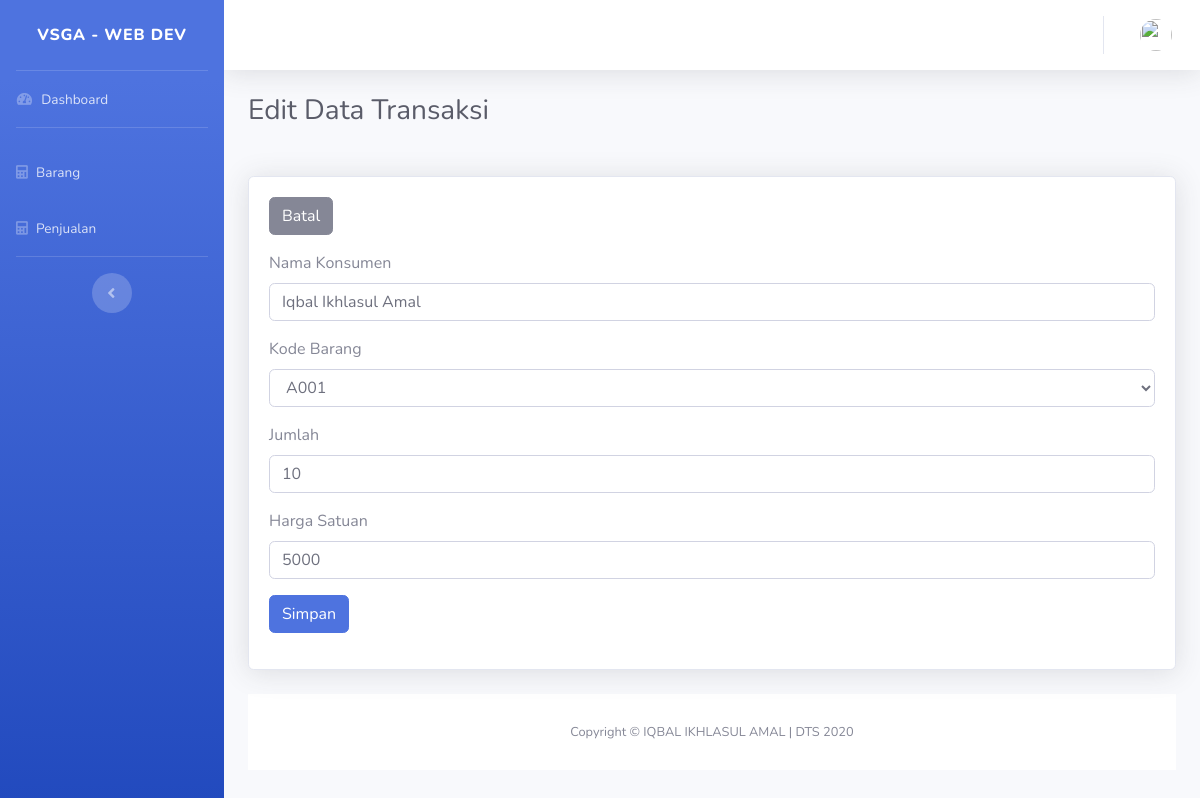
Page /assets/sbadmin2/edit_penjualan.php?no_faktur=1 on the committed database.
### tables this page shows
CREATE TABLE `tb_penjualan` (
  `no_faktur` int(11) NOT NULL,
  `tanggal_faktur` date NOT NULL,
  `nama_konsumen` varchar(255) NOT NULL,
  `kd_barang` varchar(10) NOT NULL,
  `jumlah` int(11) NOT NULL,
  `harga_satuan` int(30) NOT NULL,
  `harga_total` int(30) NOT NULL
);

### assets/sbadmin2/edit_penjualan.php (the view, shortened to what this page needs)
<?php
include('header.php');
include('../../connection.php');
$no_faktur = $_GET['no_faktur'];
$query = $koneksi->query("SELECT * FROM tb_penjualan WHERE no_faktur='$no_faktur'");
$select = $koneksi->query("SELECT * FROM tb_barang");
$assoc = $select->fetch_all();
?>
<div class="d-sm-flex align-items-center justify-content-between mb-4">
  <h1 class="h3 mb-0 text-gray-800">Edit Data Transaksi</h1>
</div>
<div class="card shadow mb-4 mt-5">
  <div class="card-body">
    <?php while ($data = $query->fetch_assoc()) { ?>
      <form action="fungsi.php" method="POST">
        <div class="form-group">
          <a href="penjualan.php" class="btn btn-secondary right">Batal</a>
        </div>
        <div class="form-group">
          <label>Nama Konsumen</label>
          <input type="text" name="nama_konsumen" class="form-control" placeholder="Nama Konsumen" value="<?= $data['nama_konsumen']; ?>">
        </div>
        <div class="form-group">
          <label for="exampleFormControlSelect1">Kode Barang</label>
          <select name="kd_barang" class="form-control" id="exampleFormControlSelect1">
            <?php
            foreach ($assoc as $key => $value) {
            ?>
              <option value="<?= $value[0]; ?>"><?= $value[0]; ?></option>
            <?php } ?>
          </select>
        </div>
        <div class="form-group">
          <label>Jumlah</label>
          <input type="number" name="jumlah" class="form-control" placeholder="Jumlah" value="<?= $data['jumlah']; ?>" required>
        </div>
        <div class=" form-group">
          <label>Harga Satuan</label>
          <input type="number" name="harga_satuan" class="form-control" placeholder="Harga Satuan" value="<?= $data['harga_satuan']; ?>" required>
        </div>
        <div class="form-group">
          <input type="submit" name="edit_transaksi" class="btn btn-primary" value="Simpan">
        </div>
      </form>
    <?php } ?>
  </div>
</div>
<?php include('footer.php') ?>

### rows in the picture
tb_penjualan: nama_konsumen "Iqbal Ikhlasul Amal", jumlah "10", harga_satuan "5000"

### other values in the picture
form field kd_barang "A001"
